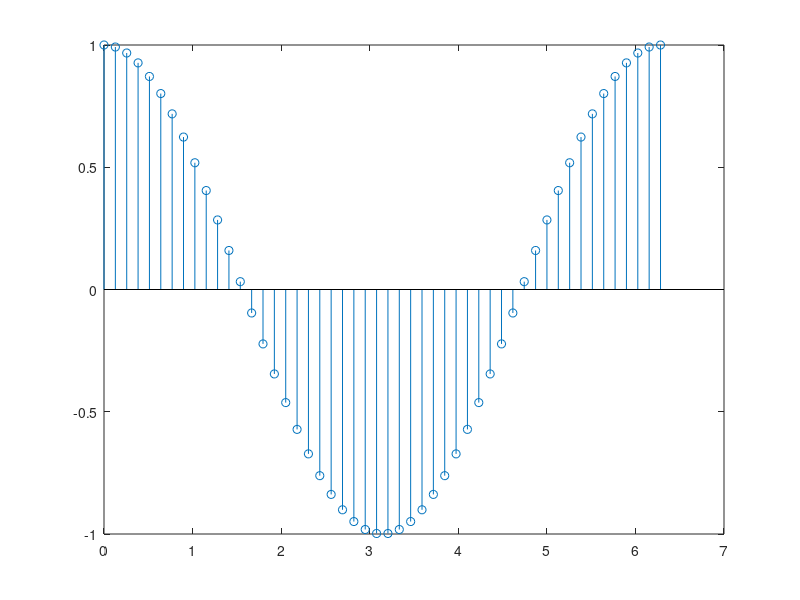

Write MATLAB code to recreate this figure. (Note: this script raises an error after producing the figure.)
%=============================================================================
% Copyright (c) 2016-present Allan CORNET (Nelson)
%=============================================================================
% This file is part of Nelson.
%=============================================================================
% LICENCE_BLOCK_BEGIN
% SPDX-License-Identifier: LGPL-3.0-or-later
% LICENCE_BLOCK_END
%=============================================================================
% <--WEIGHT 2-->
% <--ADV-CLI MODE-->
%=============================================================================
f = figure();
X = linspace(0, 2 * pi, 50)';
Y = cos(X);
h = stem(X, Y)
asserts.isequal(h.XDataMode, 'manual');
asserts.isequal(h.YDataMode, 'manual');
%=============================================================================
f = figure();
X = linspace(0, 2 * pi, 50)';
Y = cos(X);
h = stem(X, Y, 'filled');
asserts.isequal(h.MarkerFaceColor, 'auto');
%=============================================================================
f = figure();
x1 = linspace(0, 2 * pi, 50)';
x2 = linspace(pi, 3 * pi, 50)';
X = [x1, x2];
Y = [cos(x1), 0.5 * sin(x2)];
h = stem(X, Y, 'filled');
asserts.isequal(size(h), [1 2]);
asserts.isequal(h(1).MarkerFaceColor, 'auto');
asserts.isequal(h(2).MarkerFaceColor, 'auto');
close all;
%=============================================================================
